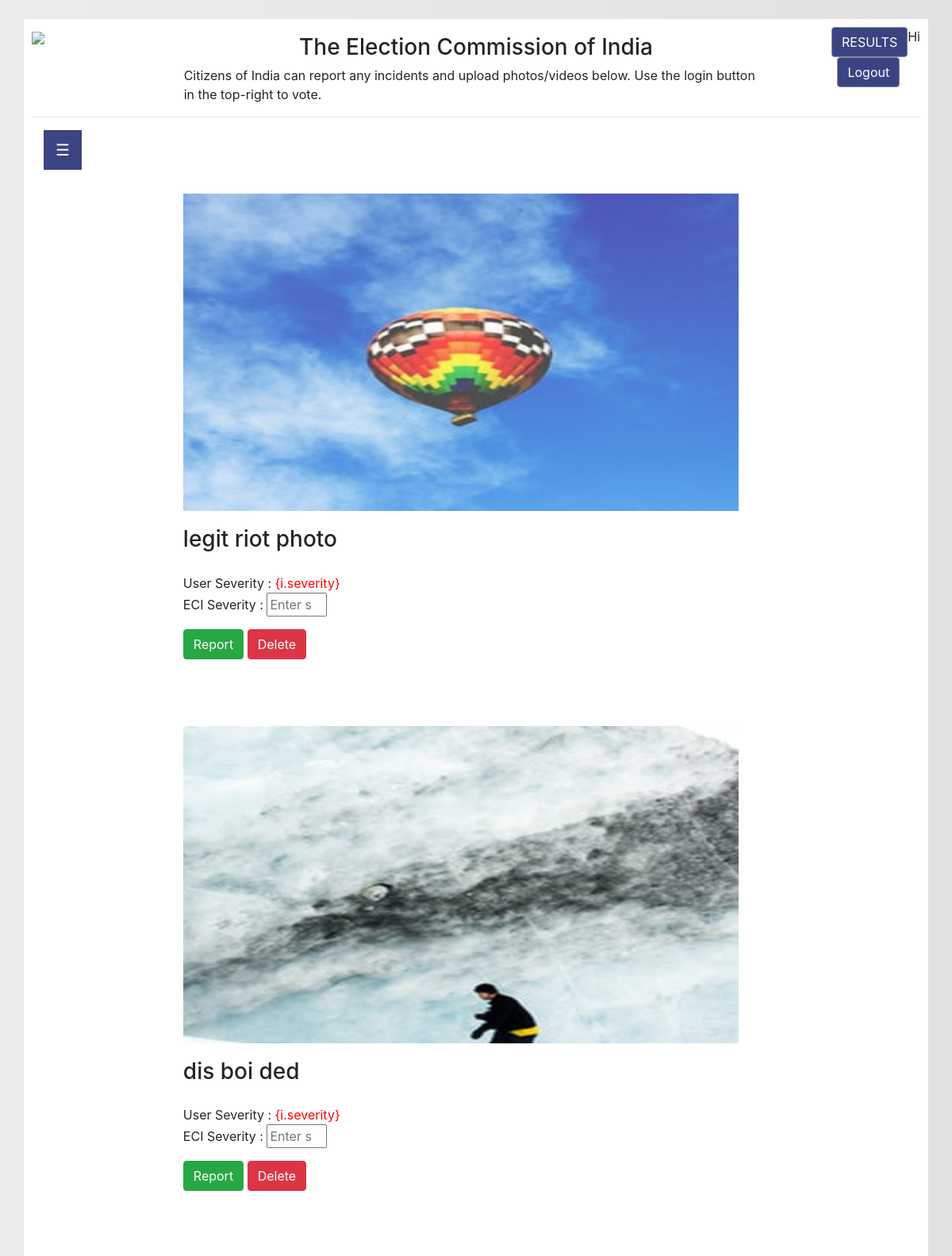
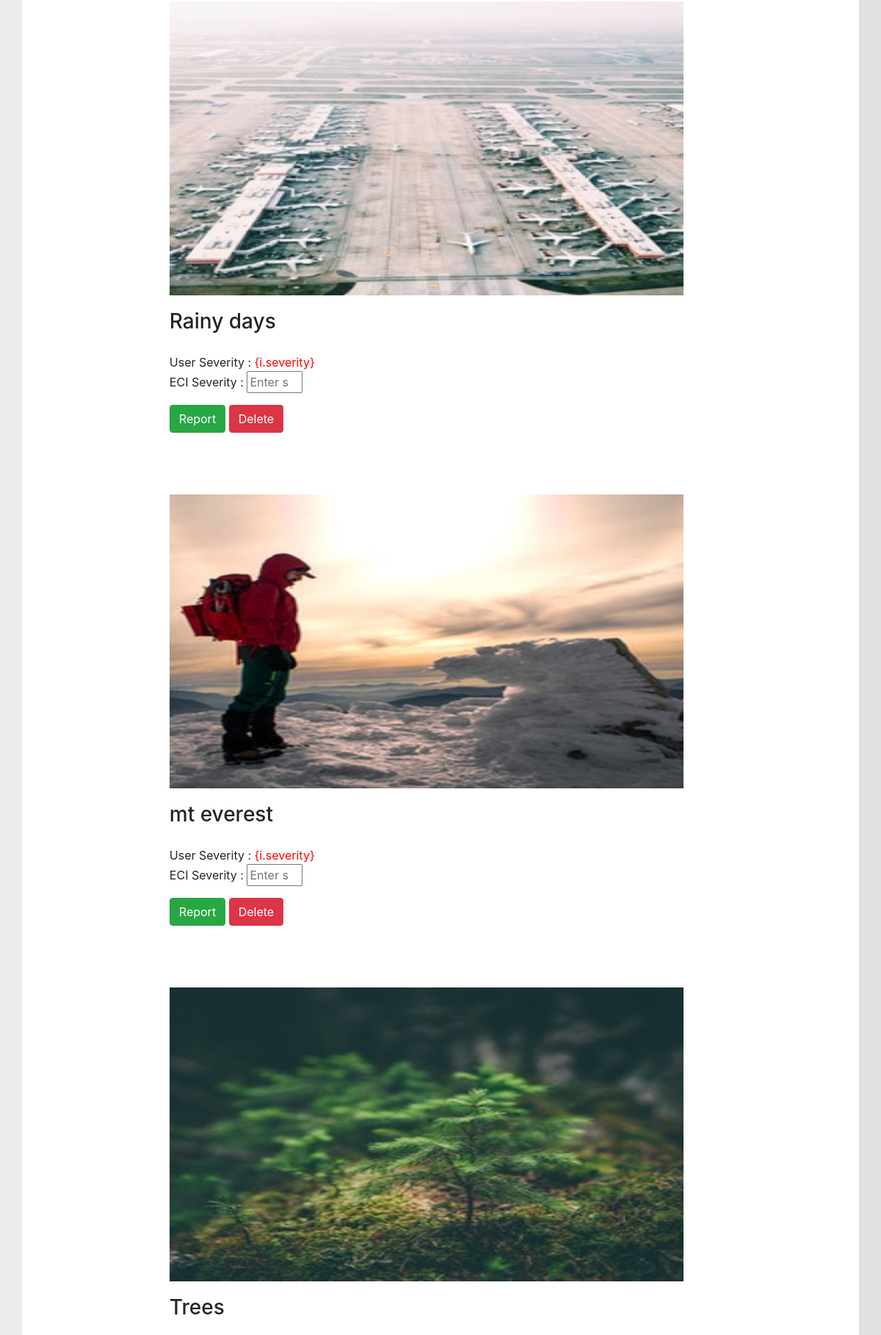
Screenshot of /loggedIn_eci/ (signed in, upper part) with the database file from the repository (2 pictures, top to bottom).
### electionnaire/models.py (models this page shows)
class Post(models.Model):
    image = models.ImageField(upload_to='posts/')
    voter = models.ForeignKey(Voter, on_delete=models.CASCADE)
    post_time = models.DateTimeField(default=timezone.now, blank=False)
    caption = models.CharField(max_length=200)
    severity = models.IntegerField(
        default=1,
        validators=[MaxValueValidator(5), MinValueValidator(1)]
     )
    severity_eci = models.IntegerField(
        default=1,
        validators=[MaxValueValidator(5), MinValueValidator(1)]
     )
    latitude = models.FloatField(blank=False,default=0.0)
    longitude = models.FloatField(blank=False,default=0.0)

### electionnaire/views.py (the view)
# urls.py: path('loggedIn_eci/', views.loggedIn_eci),
@login_required
def loggedIn_eci(request):
	return render(request, 'electionnaire/loggedIn_eci.html',{'posts':Post.objects.order_by("-post_time")})

### electionnaire/templates/electionnaire/loggedIn_eci.html (shortened to what this page needs)
{% extends 'base.html' %}
{% load staticfiles %}
{% block content %}
	<div class="container" style="background-color: white; padding: 10px;">
		<div class="row">
			<div class="col-sm-2">
				<img src="{% static 'img/ECI_Logo.png' %}" height="50px">
			</div>
			<div class="col-sm-8" >
				<h3 style="text-align: center; padding-top: 10px;">The Election Commission of India</h3>
				<marquee  direction="left" scrollamount="5">Citizens of India can report any incidents and upload photos/videos below. Use the login button in the top-right to vote.</marquee>
			</div>
			<div class="col-sm-2">
				<p style="float: right;">Hi {{ request.user.eci.name }}</p>
				<a href="{% url 'electionnaire:results' %}" class="btn btn-secondary" style="float: right;">RESULTS</a>
				<a href="{% url 'logout' %}" class="btn btn-secondary" style="float: right;margin-right: 10px;">Logout</a>
			</div>
		</div>
		<hr>
			<div class="col-sm-1">
				<button class="openbtn" onclick="openNav()">&#9776;</button>
			</div>
			{% for i in posts %}
		<div class="row">
		<div class="col-sm-1"></div>
			<div class="col-sm-10" style="padding: 30px; ">
				<div class="container" style="padding-left: 80px;">
					<img src="{{i.image.url}}" width="700px" height="400px">
				</div>
				<h3 style="padding-top: 20px;padding-left: 80px;">{{i.caption}}</h3>
				<p style="padding-top: 20px;padding-left: 80px;">User Severity : <span style="color: red;">{i.severity}</span><br>
				ECI Severity : <span style="color: red;"><input type="number" min=1 max=5 placeholder="Enter severity"></span></p>
				<button class="btn btn-success" style="margin-left: 80px;">Report</button>
				<button class="btn btn-danger">Delete</button>
			</div>
		</div>
		<br>
			{% endfor %}
	</div>
{% endblock %}

### electionnaire/static/css/main.css (style rules this page uses)
body { background-image: -moz-linear-gradient(0deg, #ececec 0%, #e1e1e1 100%); background-image: -webkit-linear-gradient(0deg, #ececec 0%, #e1e1e1 100%); background-image: -ms-linear-gradient(0deg, #ececec 0%, #e1e1e1 100%); }
.openbtn { font-size: 20px; cursor: pointer; background-color: #3b4483; color: white; padding: 10px 15px; border: none; }
.btn-secondary { background: #3b4483; }

### rows the page displays
Post: image (picture), caption "legit riot photo"
Post: image (picture), caption "dis boi ded"
Post: image (picture), caption "Rainy days"
Post: image (picture), caption "mt everest"
Post: image (picture), caption "Trees"
